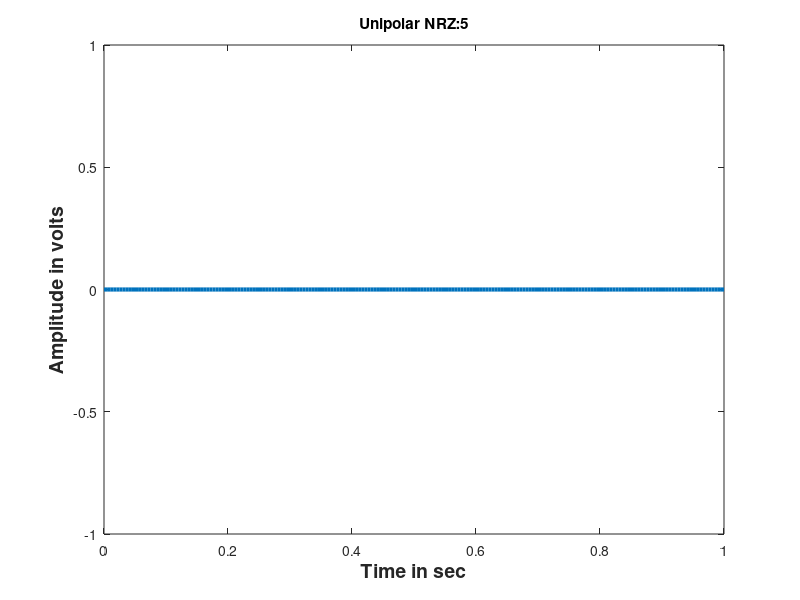

Recreate this plot in MATLAB.
clc;
clear all;
close all;
bits= input('Enter the bit:');
bitrate=1;
figure;
n=200;
T = length(bits)/bitrate;
N = n*length(bits);
dt = T/N;
t = 0:dt:T;
x = zeros(1,length(t));
for i = 0:length(bits)-1
  if bits(i+1) == 1
    x(i*n+1:(i+1)*n) = 1;
  else
    x(i*n+1:(i+1)*n) = 0;
  end
end
plot(t, x, 'Linewidth', 3);
xlabel('Time in sec','fontsize',14,'fontWeight','bold');
ylabel('Amplitude in volts','fontsize',14,'fontWeight','bold');
title(['Unipolar NRZ:' num2str(bits)]);
